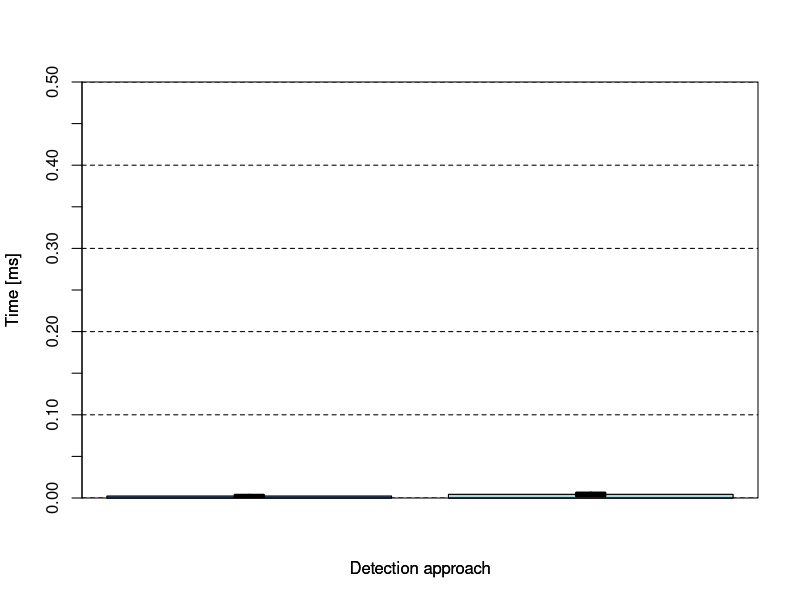

Here is the R script that generated this plot:
data <- read.table("time_analisys-100-3-9-18.txt", sep=';')
names(data) <- c("Entropy","Direct Comparison")

# Get the mean values of both groups
medias <- c(mean(data[,1]),mean(data[,2]))

# Set desired font family
op <- par(family = "Helvetica")

# Create the plot (without axes, we will add those later)
# Range of y-axis is set to interval (0, 60) to give space 
# to the error bars
# Midpoints of the bars will be saved in variable mp
mp <- barplot(medias, width=1, axes=FALSE, axisnames=FALSE, ylim=c(0,0.5),
              col=c("cornflowerblue"),
              #main="Average Boot Time",
              xlab="Detection approach", ylab="Time [ms]")

# Set grid
grid(NA, ny=NULL, 5, lty=2, lwd=1, col="black")
par(new=TRUE)

# Plot bars again to overcome y lines
mp <- barplot(medias, width=1, axes=FALSE, axisnames=FALSE, ylim=c(0,0.5),
              col=c("cornflowerblue", "lightblue"),
              #main="Average Boot Time",
              xlab="Detection approach", ylab="Time [ms]")

# The x-axis with labels for each group
# The labels are drawn at the bar midpoints
#axis(1, labels=c("Time", at = mp))
# The y-axis with the age going from 0 to 60 
axis(2, at=seq(0 , 0.5, by=0.05))
# Put the plot in a box
box()

##### Add the error bars #####
# Get standard deviation of each group
# The standard deviations are saved in a matrix of same size 
# as the matrix with midpoints, this is useful for plotting 
# the error bars
stDevs <- matrix(c(sd(data[,1]), sd(data[,2])), ncol=2)
# Plot the vertical lines of the error bars
# The vertical bars are plotted at the midpoints
segments(mp, medias - stDevs, mp, medias + stDevs, lwd=3)
# Now plot the horizontal bounds for the error bars
# 1. The lower bar
segments(mp - 0.05, medias - stDevs, mp + 0.05, medias - stDevs, lwd=3)
# 2. The upper bar
segments(mp - 0.05, medias + stDevs, mp + 0.05, medias + stDevs, lwd=3)

# Reset font style:
par(op)

Myerrors <- c(stDevs[1]/sqrt(100), stDevs[2]/sqrt(100))

dados <- data.frame(medias, as.data.frame(Myerrors))

write.table(dados, sep=";", file= "boot_gnuplot.csv", row.names=FALSE, col.names=FALSE)

dados